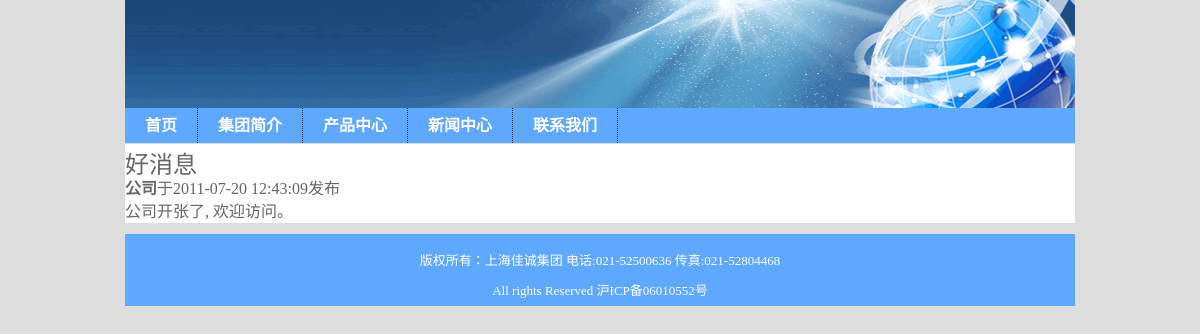
Page /index.php/news/show/2 on the committed database.
### tables this page shows
CREATE TABLE `news` (
  `id` int(11) NOT NULL AUTO_INCREMENT,
  `title` varchar(255) NOT NULL,
  `news_category_id` int(11) NOT NULL,
  `content` text NOT NULL,
  `reading_count` int(11) DEFAULT '0',
  `author` varchar(255) NOT NULL,
  `created_at` datetime DEFAULT NULL,
  `updated_at` datetime DEFAULT NULL,
  PRIMARY KEY (`id`)
);

### application/core/MY_Controller.php (called while the page is built, shortened)
<?php if ( ! defined('BASEPATH')) exit('No direct script access allowed');
class MY_Controller extends CI_Controller {
    protected $data;
  	protected function render_view($view, $layout="application"){
  	  $this->data["view"] = $view;
  	  $this->load->view("/layouts/".$layout, $this->data);
  	}
}

### application/controllers/news.php (called while the page is built, shortened)
<?php if ( ! defined('BASEPATH')) exit('No direct script access allowed');
class News extends MY_Controller {
    function show($id){
      $this->data["news"] = $this->news->read($id);
      $this->render_view('news/show_view');
    }
}

### index.php (called while the page is built, shortened)
<?php
require_once BASEPATH.'core/CodeIgniter'.EXT;

### application/models/news_model.php (called while the page is built, shortened)
<?php if ( ! defined('BASEPATH')) exit('No direct script access allowed');
class News_model extends CI_Model {
    function read($id){
        $sql = "SELECT news.id, news.title, news.author, news.content, news.reading_count, news.news_category_id, news.created_at FROM news where news.id=".$id." LIMIT 1";
        $query = $this->db->query($sql);
        $row = $query->row();
        $this->db->update('news',
		    array(
		        'reading_count'   => $row->reading_count + 1
		     ),
		    array('id' => $row->id) );
		    return $row;
    }
}

### application/helpers/mysafe_helper.php (called while the page is built, shortened)
<?php
function uhtml($str)
{
    $farr = array(
        "/\s+/",
        "/<(\/?)(script|i?frame|style|html|body|title|link|meta|\?|\%)([^>]*?)>/isU",
        "/(<[^>]*)on[a-zA-Z]+\s*=([^>]*>)/isU",
   );
   $tarr = array(
        " ",
        "＜\1\2\3＞",
        "\1\2",
   );
  $str = preg_replace( $farr,$tarr,$str);
   return $str;
}
?>

### application/views/news/show_view.php (the view)
<h2><?php echo strip_tags($news->title); ?></h2>
<div id="news_meta">
    <b><?php echo strip_tags($news->author); ?></b>于<?php echo $news->created_at; ?>发布
</div>
<div id="news_content">
    <?php echo uhtml($news->content); ?>
</div>

### assets/stylesheets/application.css (style rules this page uses)
h1, h2, h3, h4, h5, h6 { margin:0; padding:0; font-weight: normal; }
body { background-color: #ddd; color: #666666; line-height: 23px; margin:0;padding: 0; }

### rows in the picture
news: title "好消息", author "公司", created_at "2011-07-20 12:43:09", content "公司开张了, 欢迎访问。"
